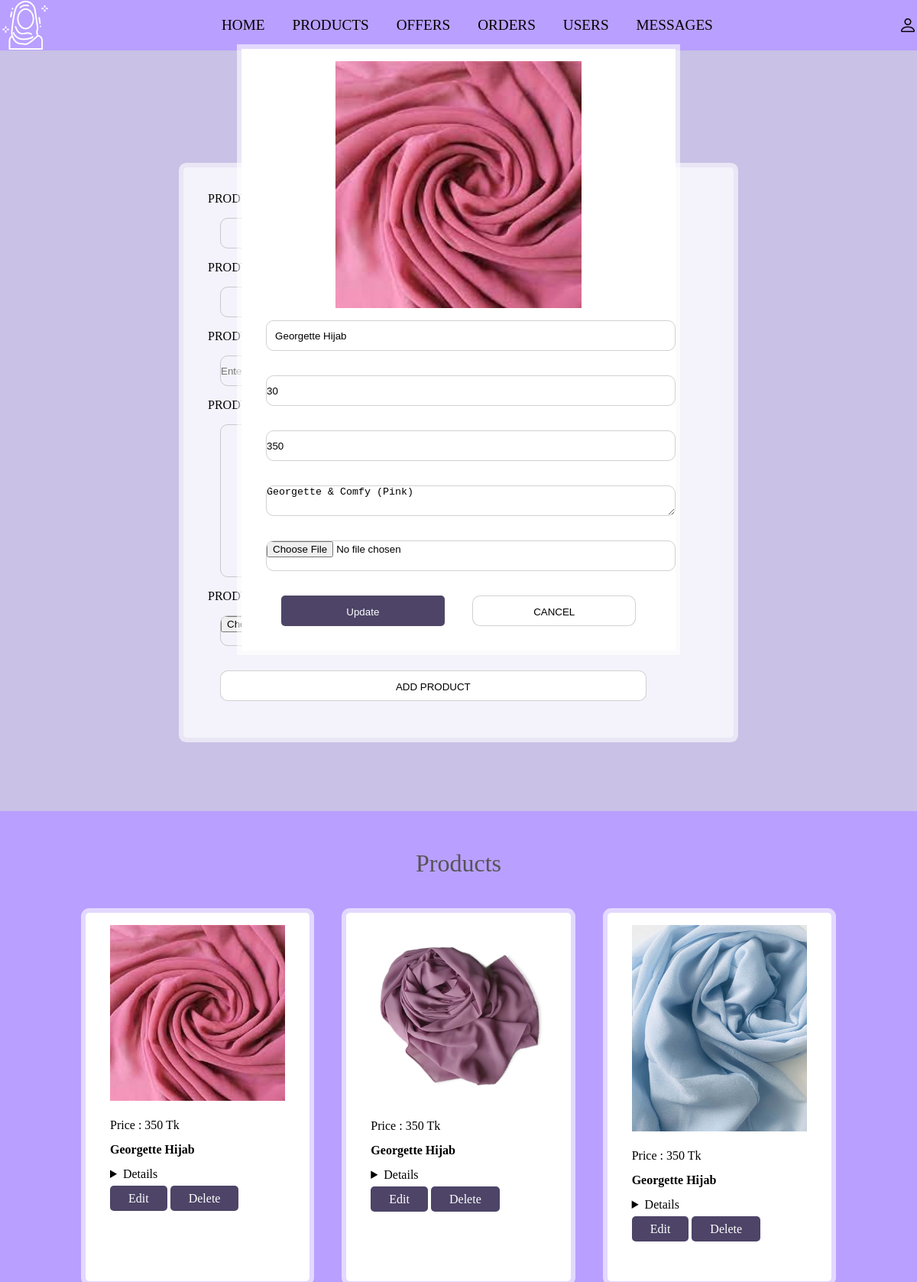
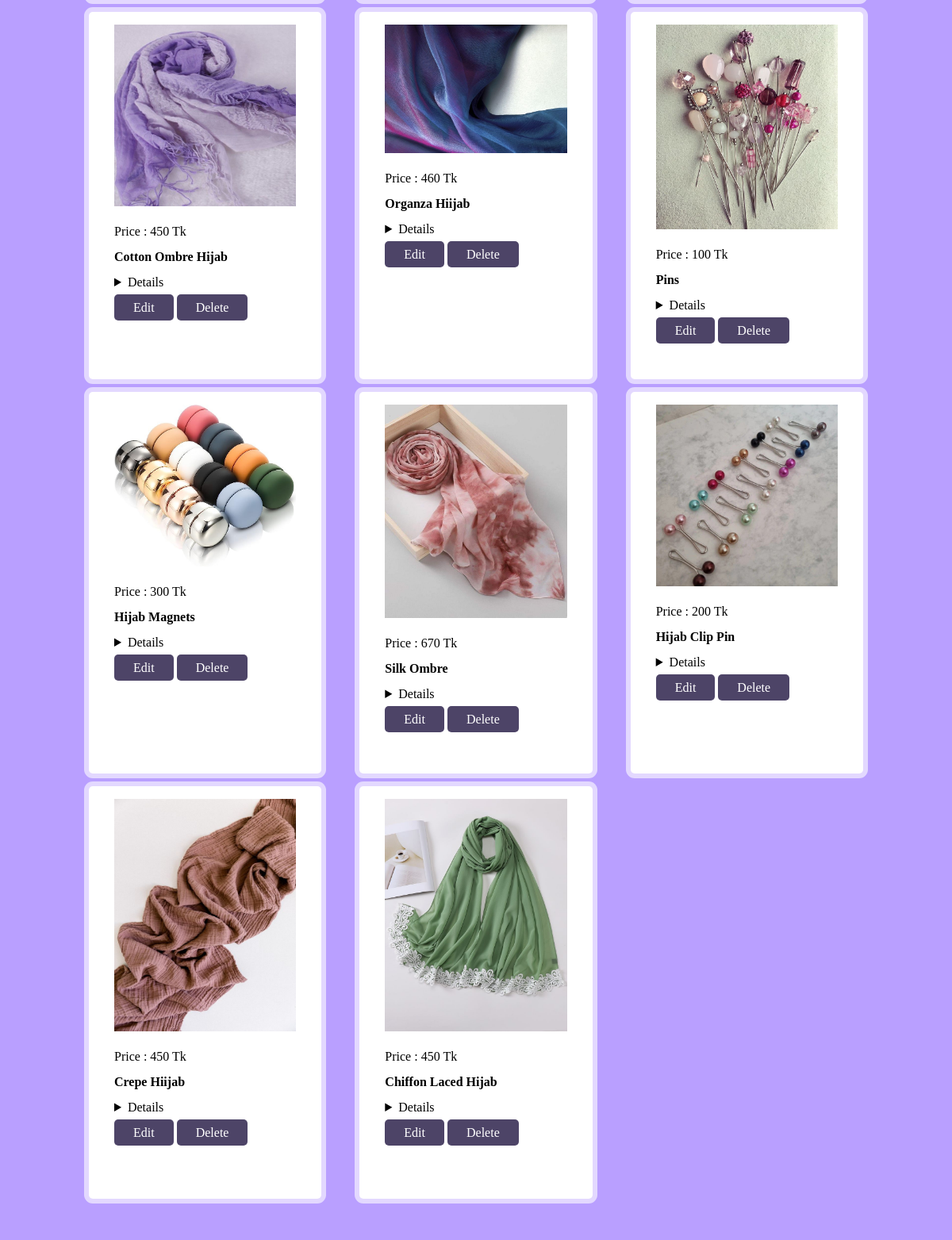
The page /admin_product.php?edit=5 (signed in) on the database its author committed (2 pictures, top to bottom).
### tables this page shows
CREATE TABLE `products` (
  `id` int(255) NOT NULL,
  `name` varchar(255) NOT NULL,
  `price` int(255) NOT NULL,
  `product_quantity` int(11) NOT NULL,
  `product_detail` varchar(255) NOT NULL,
  `image` varchar(255) NOT NULL
);

### admin_product.php (the view, shortened to what this page needs)
<?php
include 'connection.php';
?>
<!DOCTYPE htmL>
<html lang='en'>
<head>
    <link rel='stylesheet' href='https://cdn.jsdelivr.net/npm/bootstrap-icons@1.9.1/font/bootstrap-icons.css'>
    <link rel='stylesheet' type='text/css' href='aura.css'>
</head>
<body>
    <?php include 'admin_header.php';
    ?>
    <section class="add-products form-container">
        <h1 class='title' style="margin-top: 20px; color: #fff; font-size: 32px; font-weight: 400;">Products Addition</h1>
        <form method="POST" action="" enctype="multipart/form-data">
            <div class="input-field">
                <label>product name</label>
            </div>
            <div class="input-field">
                <label>product quantity</label>
            </div>
            <div class="input-field">
                <label>product price</label>
            </div>
            <div class="input-field">
                <label>product detail</label>
            </div>
            <div class=" input-field">
                <label>product image</label>
            </div>
            <input type="submit" name="add_product" value="add product" class="btn">
        </form>
    </section>
    <section class="show-products">
    <h1 class='title' style="margin-top: -40px; color:  #555; font-size: 32px; font-weight: 400;">Products</h1>
        <div class="box-container" style="margin-top: -10px;">
            <?php
            $select_products = mysqli_query($conn, "SELECT * FROM `products` ") or die('query failed');
            if (mysqli_num_rows($select_products) > 0) {
                while ($fetch_products = mysqli_fetch_assoc($select_products)) {
                    ?>
                    <div class="box">
                        <img src="img/<?php echo $fetch_products['image']; ?>">
                        <p>Price :
                            <?php echo $fetch_products['price']; ?> Tk
                        </p>
                        <h4>
                            <?php echo $fetch_products['name']; ?>
                        </h4>
                        <details>
                        </details>
                        <a href="admin_product.php?edit=<?php echo $fetch_products['id']; ?>" class="edit">edit</a>
                        <a href="admin_product.php?delete=<?php echo $fetch_products['id']; ?>" class="delete" onclick="
                        return confirm('want to delete this product');">delete</a>
                    </div>
                    <?php
                }
            } else {
                echo '
<div class="empty">
<p>no products added yet!</p>
</div>
';
            }
            ?>
        </div>
    </section>
    <section class="update-container">
        <?php
        if (isset($_GET['edit'])) {
            $edit_id = $_GET['edit'];
            $edit_query = mysqli_query($conn, "SELECT * FROM `products` WHERE id = '$edit_id' ") or
            die('query failed');
            if (mysqli_num_rows($edit_query) >0) {
                while ($fetch_edit = mysqli_fetch_assoc($edit_query)) {
                    ?>
                    <form method="POST" enctype="multipart/form-data">
                        <img src="img/<?php echo $fetch_edit['image']; ?> ">
                        <input type="text"  name="update_name" value="<?php echo $fetch_edit['name']; ?> ">
                        <input type="number" name="update_quantity" min="0" value="<?php echo $fetch_edit['product_quantity']; ?>">
                        <input type="number" name="update_price" min="1" value="<?php echo $fetch_edit['price']; ?>" step="0.01" class="no-spinner">
                        <textarea name="update_detail"><?php echo $fetch_edit['product_detail']; ?> </textarea>
                        <input type="file" name="update_image" accept="img/jpg, img/jpeg, img/png, img/webp">
                        <input type="submit" name="update_product" value="update" class="edit">
                        <input type="reset" name="" value="cancel" class="option-btn btn" id="close-form">
                    </form>
                    <?php
                }
            } echo "<script>document.querySelector('.update-container').style.display='block'</script>";
        }
        ?>
    </section>
    <div class='' style='height: 100vh;'></div>
</body>
</html>

### aura.css (style rules this page uses)
* { margin: 0; padding: 0; box-sizing: border-box; }
:root { --box-shadow: 0px 0px 0px 6px rgb(255 255 255/60%); background: #b99fff; }
a { text-decoration: none; }
.btn { padding: .8rem 2.5em; text-transform: uppercase; background: #fff; color: var(--orange); border-radius: 10px; cursor: pointer; }
.title { text-align: center; margin-bottom: 1rem; }
input, button, textarea, select { outline: none; border: 1px solid #55555544; background: transparent; width: 100%; height: 40px; padding: 1rem 1, 5rem; border-radius: 10px; margin: 1rem 1rem; }
input[type=submit] { cursor: pointer; }
.form-container { background: var(--orange); width: 100%; min-height: 100vh; padding-top: 6rem; position: relative; padding: 4rem 0; }
.form-container::before, .show-products::before, .message-container::before, .order-container::before { content: ''; position: absolute; top: 0; Left: 10; width: 250px; height: 650px; background-size: 225px; background-repeat: no-repeat; z-index: 100; }
.form-container::after { content: ''; position: absolute; background: urL('img/hij.png'); bottom: 0; right: 0; width: 255px; height: 180px; background-size: 225px; background-repeat: no-repeat; z-index: 1; }
.form-container h1 { text-transform: uppercase; margin: 2rem 0; font-size: 2.3rem; text-aLign: center; }
.form-container form { width: 60%; margin: 2rem auto; background: rgba(255, 255, 255, 0.8); box-shadow: var(--box-shadow); padding: 2rem; position: relative; border-radius: 4px; }
.form-container form label { text-transform: uppercase; width: 100%; }
.form-container form input { width: 85%; }
.box-container { margin-top: 450px; padding: 2% 8%; display: grid; grid-template-columns: repeat(auto-fit, minmax(15rem,1fr)); column-gap: 1rem; }
.box-container .box { background:#ffffff; box-shadow: var(--box-shadow); padding: 2rem; text-align: center; border-radius: 5px; margin: 1rem; max-width: 100%; margin-bottom: 0; }
.add-products { margin-top: 0.3 rem; height: auto; background:#c9c1e6; position: relative; }
.show-products, .message-container, .order-container { position:relative ; background: var(--orange); margin-top: -3.5rem; }
.show-products::before, .order-container::before { background-image: url('img/14.png'); top: -100px; }
.show-products .box-container { grid-template-columns: repeat(auto-fit, minmax(20rem,1fr)); }
.box-container .box { line-height: 2; }
.box-container .box h4 { text-transform:capitalize ; }
.box-container .box img { width:100%; margin-bottom: 1rem; max-height: 60%; }
.edit, .delete { color:white; background: #4d4467; padding: .5rem 1.5rem; text-transform: capitalize; line-height: 2; border-radius:5px; }
.update-container { position: fixed; top: 0; left: 0; right: 0; height: 100%; width: 100%; overflow-y: auto; background: var(--orange); z-index: 1100; padding: 2rem; align-items: center; justify-content: center; display: none; }
.update-container form { box-shadow: var(--box-shadow) ; width: 50%; background: #fff; padding: 1rem; margin: 2rem auto; text-align: center; }
.update-container .edit, .update-container .btn { width:40%; cursor: pointer; }
.update-container form img { width: 60%; }
.box-container .box { text-align: left; padding: 1rem 2rem; }

### admin_product.php (style rules this page uses)
.no-spinner[type=number] { -moz-appearance: textfield; }

### rows shown on the page
products: image (picture), price "350", name "Georgette Hijab", update_name "Georgette Hijab", update_quantity "30", update_price "350", update_detail "Georgette & Comfy (Pink)"
products: image (picture), price "350", name "Georgette Hijab"
products: image (picture), price "350", name "Georgette Hijab"
products: image (picture), price "450", name "Cotton Ombre Hijab"
products: image (picture), price "460", name "Organza Hiijab"
products: image (picture), price "100", name "Pins"
products: image (picture), price "300", name "Hijab Magnets"
products: image (picture), price "670", name "Silk Ombre"
products: image (picture), price "200", name "Hijab Clip Pin"
products: image (picture), price "450", name "Crepe Hiijab"
products: image (picture), price "450", name "Chiffon Laced Hijab"
